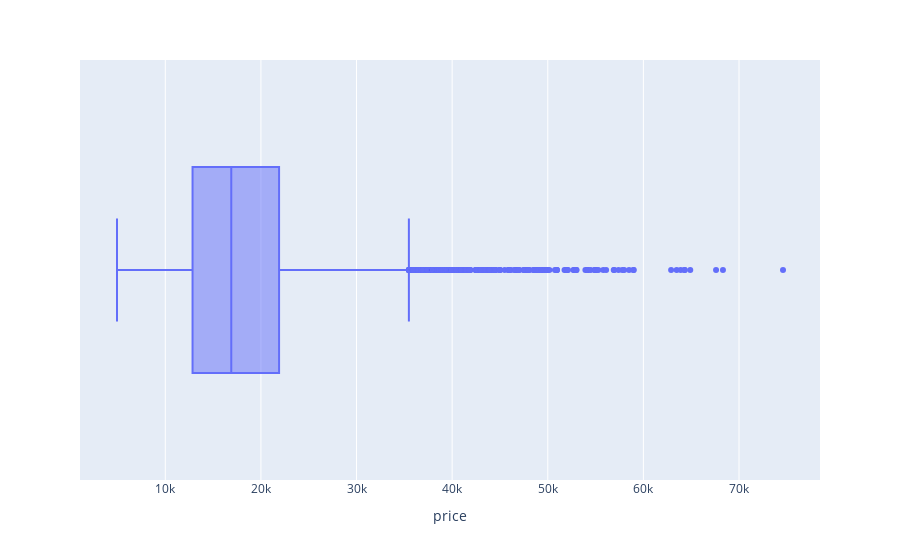

Notebook cell for this chart:
### Code cell
fig = px.box(df, x="price")
fig.show()

### Figure 1 — Plotly figure (JSON) as saved in the notebook; plotly's stock layout.template omitted (floating-point values rounded to 4 significant figures; data arrays with more than 128 entries replaced by an {"elided": "..."} marker saying what was removed)
{"data": [{"alignmentgroup": "True", "hovertemplate": "price=%{x}<extra></extra>", "legendgroup": "", "marker": {"color": "#636efa"}, "name": "", "notched": false, "offsetgroup": "", "orientation": "h", "showlegend": false, "type": "box", "x": {"elided": "15914 int values"}, "x0": " ", "xaxis": "x", "y0": " ", "yaxis": "y"}], "layout": {"boxmode": "group", "legend": {"tracegroupgap": 0}, "margin": {"t": 60}, "xaxis": {"anchor": "y", "domain": [0, 1], "title": {"text": "price"}}, "yaxis": {"anchor": "x", "domain": [0, 1]}}}
